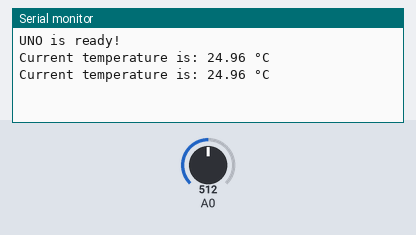
Recording of a sketch running on a simulated Arduino Uno, built with avr-gcc and run on an emulated ATmega328P. Shown: the last lines printed to the serial monitor. Inputs (shaded band) come from the test bench; at power-on: A0 = 512.

Above: at 2.8 s.
2.9 s: A0 set to 716
At 4.4 s:
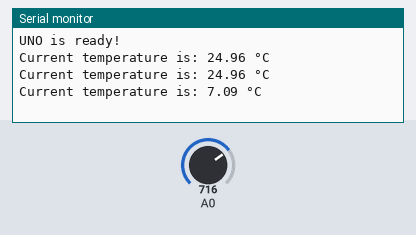
5.6 s: A0 set to 900
At 7.1 s:
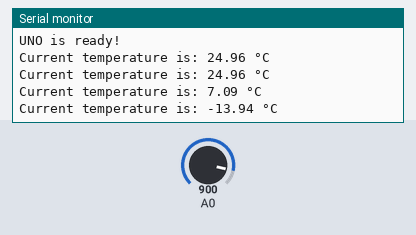
Timing chart, 0 to 8.6 s (numbered marks = the images above; inputs shaded):
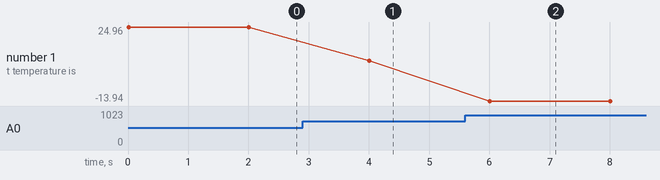

Measured:
- after the input at 2.9 s, the serial monitor: prints a new line after 1.1 s (image 1)
- after the input at 5.6 s, the serial monitor: prints a new line after 0.40 s (image 2)
- plotted number 1: 24.96 → 7.09 after the input at 2.9 s, 7.09 → -13.94 after the input at 5.6 s

The sketch:

thermistor.ino
```cpp
void setup()
{
    Serial.begin(9600);
    Serial.println("UNO is ready!");
}

void loop()
{
    int adc_value = analogRead(A0);

    float v = adc_value * 5.0f / 1023;
    // calculate resistance of thermistor
    float rt = 10 * v / (5.0f - v);
    float temp_k = 1 / (log(rt / 10) / 3950 + 1 / (273.15f + 25));
    float temp_c = temp_k - 273.15f;

    Serial.print("Current temperature is: ");
    Serial.print(temp_c);
    Serial.println(" °C");

    delay(2000);
}
```
